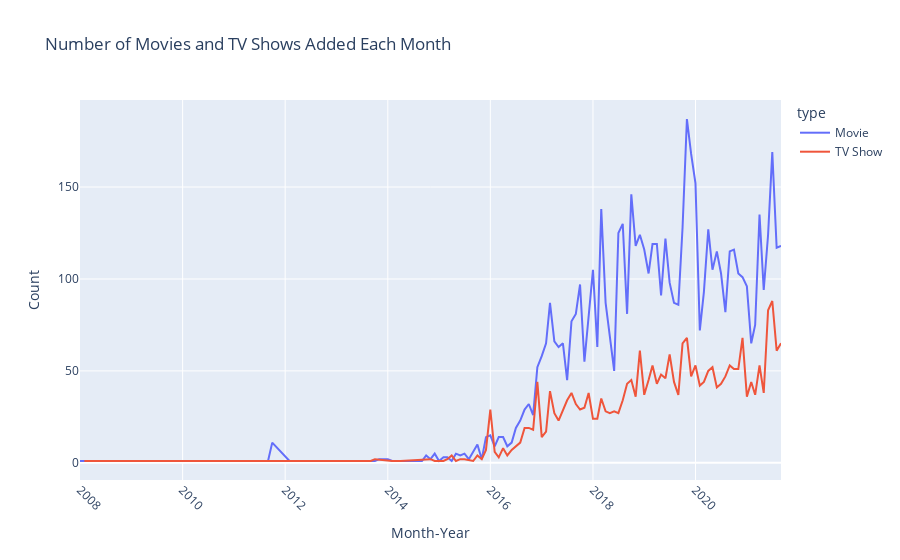

Notebook cell for this chart:
### Markdown cell above
### for the past few years, there is a drastic increase in the number of movies and tv shows added into the netflix database

### Code cell
counts = df.groupby(['date_added_month_year', 'type']).size().reset_index(name='count')

# Create a line plot
fig = px.line(counts, x='date_added_month_year', y='count', color='type', title='Number of Movies and TV Shows Added Over Time')

# Customize the plot
fig.update_xaxes(title='Month-Year', tickangle=45)
fig.update_yaxes(title='Count')
fig.update_layout(title='Number of Movies and TV Shows Added Each Month')


# Show the plot
fig.show()

### Figure 1 — Plotly figure (JSON) as saved in the notebook; plotly's stock layout.template omitted (floating-point values rounded to 4 significant figures)
{"data": [{"hovertemplate": "type=Movie<br>date_added_month_year=%{x}<br>count=%{y}<extra></extra>", "legendgroup": "Movie", "line": {"color": "#636efa", "dash": "solid"}, "marker": {"symbol": "circle"}, "mode": "lines", "name": "Movie", "orientation": "v", "showlegend": true, "type": "scatter", "x": ["2008-01", "2009-05", "2009-11", "2010-11", "2011-05", "2011-09", "2011-10", "2012-02", "2012-11", "2012-12", "2013-09", "2013-10", "2013-11", "2013-12", "2014-01", "2014-02", "2014-04", "2014-06", "2014-07", "2014-08", "2014-09", "2014-10", "2014-11", "2014-12", "2015-01", "2015-02", "2015-03", "2015-04", "2015-05", "2015-06", "2015-07", "2015-08", "2015-09", "2015-10", "2015-11", "2015-12", "2016-01", "2016-02", "2016-03", "2016-04", "2016-05", "2016-06", "2016-07", "2016-08", "2016-09", "2016-10", "2016-11", "2016-12", "2017-01", "2017-02", "2017-03", "2017-04", "2017-05", "2017-06", "2017-07", "2017-08", "2017-09", "2017-10", "2017-11", "2017-12", "2018-01", "2018-02", "2018-03", "2018-04", "2018-05", "2018-06", "2018-07", "2018-08", "2018-09", "2018-10", "2018-11", "2018-12", "2019-01", "2019-02", "2019-03", "2019-04", "2019-05", "2019-06", "2019-07", "2019-08", "2019-09", "2019-10", "2019-11", "2019-12", "2020-01", "2020-02", "2020-03", "2020-04", "2020-05", "2020-06", "2020-07", "2020-08", "2020-09", "2020-10", "2020-11", "2020-12", "2021-01", "2021-02", "2021-03", "2021-04", "2021-05", "2021-06", "2021-07", "2021-08", "2021-09"], "xaxis": "x", "y": [1, 1, 1, 1, 1, 1, 11, 1, 1, 1, 1, 1, 2, 2, 2, 1, 1, 1, 1, 1, 1, 4, 2, 5, 1, 3, 3, 1, 5, 4, 5, 2, 6, 10, 2, 14, 15, 9, 14, 14, 9, 11, 19, 23, 29, 32, 26, 52, 58, 65, 87, 66, 63, 65, 45, 77, 81, 97, 55, 80, 105, 63, 138, 87, 70, 50, 125, 130, 81, 146, 118, 124, 116, 103, 119, 119, 91, 122, 98, 87, 86, 128, 187, 168, 152, 72, 93, 127, 105, 115, 103, 82, 115, 116, 103, 101, 96, 65, 75, 135, 94, 124, 169, 117, 118], "yaxis": "y"}, {"hovertemplate": "type=TV Show<br>date_added_month_year=%{x}<br>count=%{y}<extra></extra>", "legendgroup": "TV Show", "line": {"color": "#EF553B", "dash": "solid"}, "marker": {"symbol": "circle"}, "mode": "lines", "name": "TV Show", "orientation": "v", "showlegend": true, "type": "scatter", "x": ["2008-02", "2013-03", "2013-08", "2013-09", "2013-10", "2014-02", "2014-04", "2014-11", "2014-12", "2015-01", "2015-02", "2015-03", "2015-04", "2015-05", "2015-06", "2015-07", "2015-09", "2015-10", "2015-11", "2015-12", "2016-01", "2016-02", "2016-03", "2016-04", "2016-05", "2016-06", "2016-07", "2016-08", "2016-09", "2016-10", "2016-11", "2016-12", "2017-01", "2017-02", "2017-03", "2017-04", "2017-05", "2017-06", "2017-07", "2017-08", "2017-09", "2017-10", "2017-11", "2017-12", "2018-01", "2018-02", "2018-03", "2018-04", "2018-05", "2018-06", "2018-07", "2018-08", "2018-09", "2018-10", "2018-11", "2018-12", "2019-01", "2019-02", "2019-03", "2019-04", "2019-05", "2019-06", "2019-07", "2019-08", "2019-09", "2019-10", "2019-11", "2019-12", "2020-01", "2020-02", "2020-03", "2020-04", "2020-05", "2020-06", "2020-07", "2020-08", "2020-09", "2020-10", "2020-11", "2020-12", "2021-01", "2021-02", "2021-03", "2021-04", "2021-05", "2021-06", "2021-07", "2021-08", "2021-09"], "xaxis": "x", "y": [1, 1, 1, 1, 2, 1, 1, 2, 1, 1, 1, 2, 4, 1, 2, 2, 1, 4, 2, 7, 29, 6, 3, 8, 4, 7, 9, 11, 19, 19, 18, 44, 14, 17, 39, 27, 23, 29, 34, 38, 32, 29, 30, 38, 24, 24, 35, 28, 27, 28, 27, 34, 43, 45, 36, 61, 37, 45, 53, 43, 48, 46, 59, 44, 37, 65, 68, 47, 53, 42, 44, 50, 52, 41, 43, 47, 53, 51, 51, 68, 36, 44, 37, 53, 38, 83, 88, 61, 65], "yaxis": "y"}], "layout": {"legend": {"title": {"text": "type"}, "tracegroupgap": 0}, "title": {"text": "Number of Movies and TV Shows Added Each Month"}, "xaxis": {"anchor": "y", "domain": [0, 1], "tickangle": 45, "title": {"text": "Month-Year"}}, "yaxis": {"anchor": "x", "domain": [0, 1], "title": {"text": "Count"}}}}
